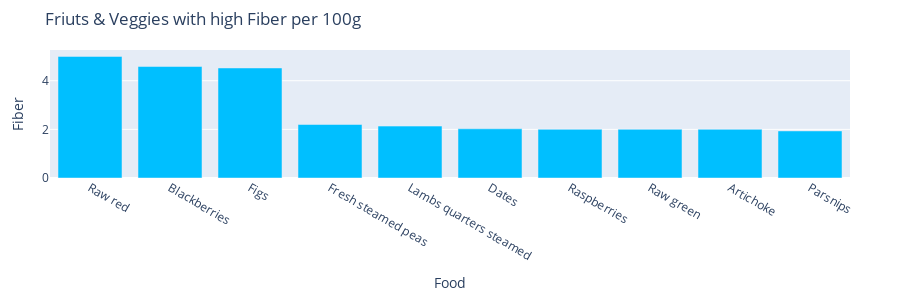

The notebook cell this image was saved under:
### Markdown cell above
# Analyzing Fruits & Vagetables Category

### Code cell
fruits = nutrients[nutrients['Category'].isin(['Fruits A-F','Fruits G-P','Fruits R-Z','Vegetables A-E','Vegetables F-P','Vegetables R-Z'])]
fruits_top_fat = fruits.sort_values(by='Fiber', ascending=False)
fruits_top_fat = fruits_top_fat.head(10)

fig = go.Figure(data=go.Bar(x=fruits_top_fat['Food'], y=fruits_top_fat['Fiber'], marker_color='deepskyblue'))

fig.update_layout(
    title="Friuts & Veggies with high Fiber per 100g",
    xaxis_title="Food",
    yaxis_title="Fiber",
    autosize=False,
    width=900,
    height=300,
    margin=dict(l=50, r=50, t=50, b=50)
)

fig.show()

### Figure 1 — Plotly figure (JSON) as saved in the notebook; plotly's stock layout.template omitted (floating-point values rounded to 4 significant figures)
{"data": [{"marker": {"color": "deepskyblue"}, "type": "bar", "x": ["Raw red", "Blackberries", "Figs", "Fresh steamed peas", "Lambs quarters steamed", "Dates", "Raspberries", "Raw green", "Artichoke", "Parsnips"], "y": [5, 4.583, 4.524, 2.2, 2.133, 2.022, 2, 2, 2, 1.935]}], "layout": {"autosize": false, "height": 300, "margin": {"b": 50, "l": 50, "r": 50, "t": 50}, "title": {"text": "Friuts & Veggies with high Fiber per 100g"}, "width": 900, "xaxis": {"title": {"text": "Food"}}, "yaxis": {"title": {"text": "Fiber"}}}}
